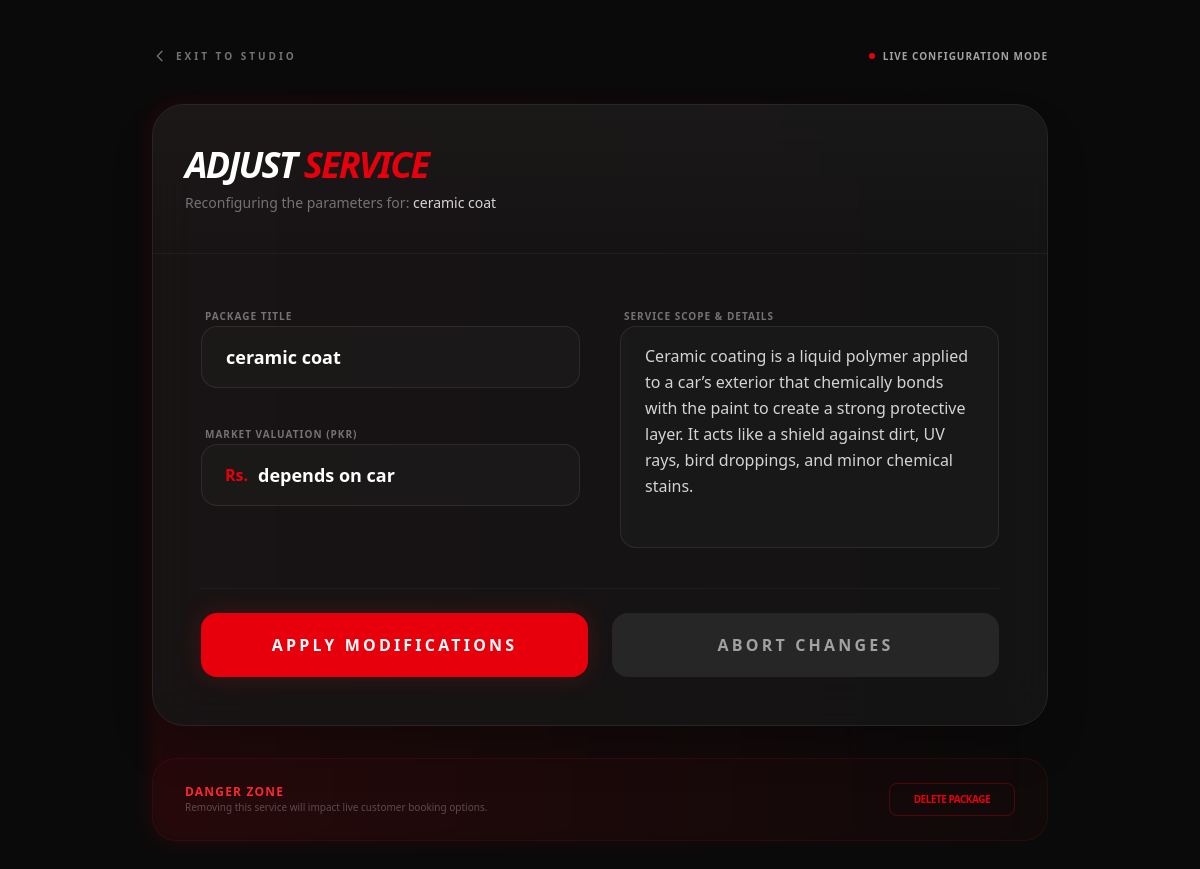
The page /adminstudio/edit-service/5/ (signed in) on the database its author committed.
### django_apps/services/models.py (models this page shows, shortened)
class Service(models.Model):
    service_name = models.CharField(max_length=200)
    description = models.TextField()
    price = models.TextField(max_length = 250)
    is_available = models.BooleanField(default=True)

### django_apps/dashboard/views.py (the view)
# urls.py: path('edit-service/<int:pk>/', views.edit_service, name='edit_service'),
@user_passes_test(lambda u: u.is_staff, login_url='home')
def edit_service(request, pk):
    service_obj = get_object_or_404(Service, pk=pk)
    if request.method == "POST":
        service_obj.service_name = request.POST.get('name')
        service_obj.description = request.POST.get('description')
        service_obj.price = request.POST.get('price')
        service_obj.save()
        return redirect('admin_dashboard')
    return render(request, 'edit_service.html', {'service': service_obj})

### django_apps/dashboard/templates/edit_service.html (shortened to what this page needs)
{% extends "base1.html" %}
{% block content %}
<div class="min-h-screen bg-[#0a0a0a] py-12 px-4 sm:px-6 lg:px-8 bg-[radial-gradient(circle_at_top_right,_var(--tw-gradient-stops))] from-neutral-900 via-[#0a0a0a] to-[#0a0a0a]">
    <div class="max-w-4xl mx-auto">
        <div class="mb-10 flex items-center justify-between">
            <a href="{% url 'admin_dashboard' %}" class="group flex items-center text-[10px] font-black text-neutral-500 hover:text-red-500 uppercase tracking-[0.3em] transition-all">
                <svg class="w-4 h-4 mr-2 transform group-hover:-translate-x-1 transition-transform" fill="none" stroke="currentColor" viewBox="0 0 24 24"><path stroke-linecap="round" stroke-linejoin="round" stroke-width="2" d="M15 19l-7-7 7-7"/></svg>
                Exit to Studio
            </a>
            <div class="flex items-center space-x-2">
                <span class="h-1.5 w-1.5 rounded-full bg-red-600 animate-pulse"></span>
                <span class="text-[10px] font-bold text-neutral-400 uppercase tracking-widest">Live Configuration Mode</span>
            </div>
        </div>
        <div class="relative">
            <div class="relative bg-neutral-900/80 border border-neutral-800 rounded-[2rem] overflow-hidden backdrop-blur-xl shadow-2xl">
                <div class="px-8 py-10 border-b border-neutral-800/50 bg-gradient-to-b from-white/[0.02] to-transparent">
                    <h1 class="text-4xl font-black text-white tracking-tighter uppercase italic">
                        Adjust <span class="text-red-600">Service</span>
                    </h1>
                    <p class="mt-2 text-sm text-neutral-500 font-medium">Reconfiguring the parameters for: <span class="text-neutral-300">{{ service.service_name }}</span></p>
                </div>
                <form method="POST" class="p-8 lg:p-12 space-y-10">
                    <div class="grid grid-cols-1 md:grid-cols-2 gap-10">
                        <div class="space-y-8">
                            <div class="group space-y-2">
                                <label class="text-[10px] font-black text-neutral-500 uppercase tracking-widest ml-1 group-focus-within:text-red-500 transition-colors">Package Title</label>
                                <input type="text" name="name" value="{{ service.service_name }}" required
                                    class="w-full bg-neutral-800/30 border border-neutral-700/50 rounded-2xl py-4 px-6 text-white text-lg font-bold placeholder-neutral-600 focus:ring-2 focus:ring-red-600/20 focus:border-red-600 outline-none transition-all">
                            </div>
                            <div class="group space-y-2">
                                <label class="text-[10px] font-black text-neutral-500 uppercase tracking-widest ml-1 group-focus-within:text-red-500 transition-colors">Market Valuation (PKR)</label>
                                <div class="relative">
                                    <span class="absolute left-6 top-1/2 -translate-y-1/2 text-red-600 font-black">Rs.</span>
                                    <input type="text" name="price" value="{{ service.price }}" required
                                        class="w-full bg-neutral-800/30 border border-neutral-700/50 rounded-2xl py-4 pl-14 pr-6 text-white text-lg font-bold focus:ring-2 focus:ring-red-600/20 focus:border-red-600 outline-none transition-all">
                                </div>
                            </div>
                        </div>
                        <div class="space-y-2 group">
                            <label class="text-[10px] font-black text-neutral-500 uppercase tracking-widest ml-1 group-focus-within:text-red-500 transition-colors">Service Scope & Details</label>
                            <textarea name="description" rows="7" required placeholder="Outline the detailing steps included in this package..."
                                class="w-full h-[calc(100%-1.5rem)] bg-neutral-800/30 border border-neutral-700/50 rounded-2xl py-4 px-6 text-neutral-300 leading-relaxed focus:ring-2 focus:ring-red-600/20 focus:border-red-600 outline-none transition-all resize-none">{{ service.description }}</textarea>
                        </div>
                    </div>
                    <div class="flex flex-col md:flex-row items-center gap-6 pt-6 border-t border-neutral-800/50">
                        <button type="submit" class="flex-1 bg-red-600 hover:bg-red-500 text-white font-black uppercase tracking-[0.2em] py-5 rounded-2xl shadow-[0_0_25px_rgba(220,38,38,0.2)] transition-all active:scale-95">
                            Apply Modifications
                        </button>
                        <a href="{% url 'admin_dashboard' %}" class="flex-1 text-center bg-neutral-800 hover:bg-neutral-700 text-neutral-400 font-black uppercase tracking-[0.2em] py-5 rounded-2xl transition-all">
                            Abort Changes
                        </a>
                    </div>
                </form>
            </div>
            <div class="mt-8 px-8 py-6 bg-red-900/5 border border-red-900/20 rounded-3xl flex flex-col md:flex-row items-center justify-between gap-4">
                <div>
                    <h4 class="text-xs font-black text-red-500 uppercase tracking-widest">Danger Zone</h4>
                    <p class="text-[10px] text-neutral-600 font-medium">Removing this service will impact live customer booking options.</p>
                </div>
                <a href="{% url 'delete_service' service.pk %}" onclick="return confirm('EXTERMINATE SERVICE? This action is irreversible.')"
                    class="text-[10px] font-black text-red-600 hover:text-white hover:bg-red-600 border border-red-600/30 px-6 py-2 rounded-lg transition-all uppercase tracking-tighter">
                    Delete Package
                </a>
            </div>
        </div>
    </div>
</div>
{% endblock %}

### rows shown on the page
Service: service_name "ceramic coat", name "ceramic coat", price "depends on car", description "Ceramic coating is a liquid polymer applied to a car’s exterior that chemically bonds with the paint to create a strong protective layer. It acts like a shield against dirt, UV rays, bird droppings, and minor chemical stains."
